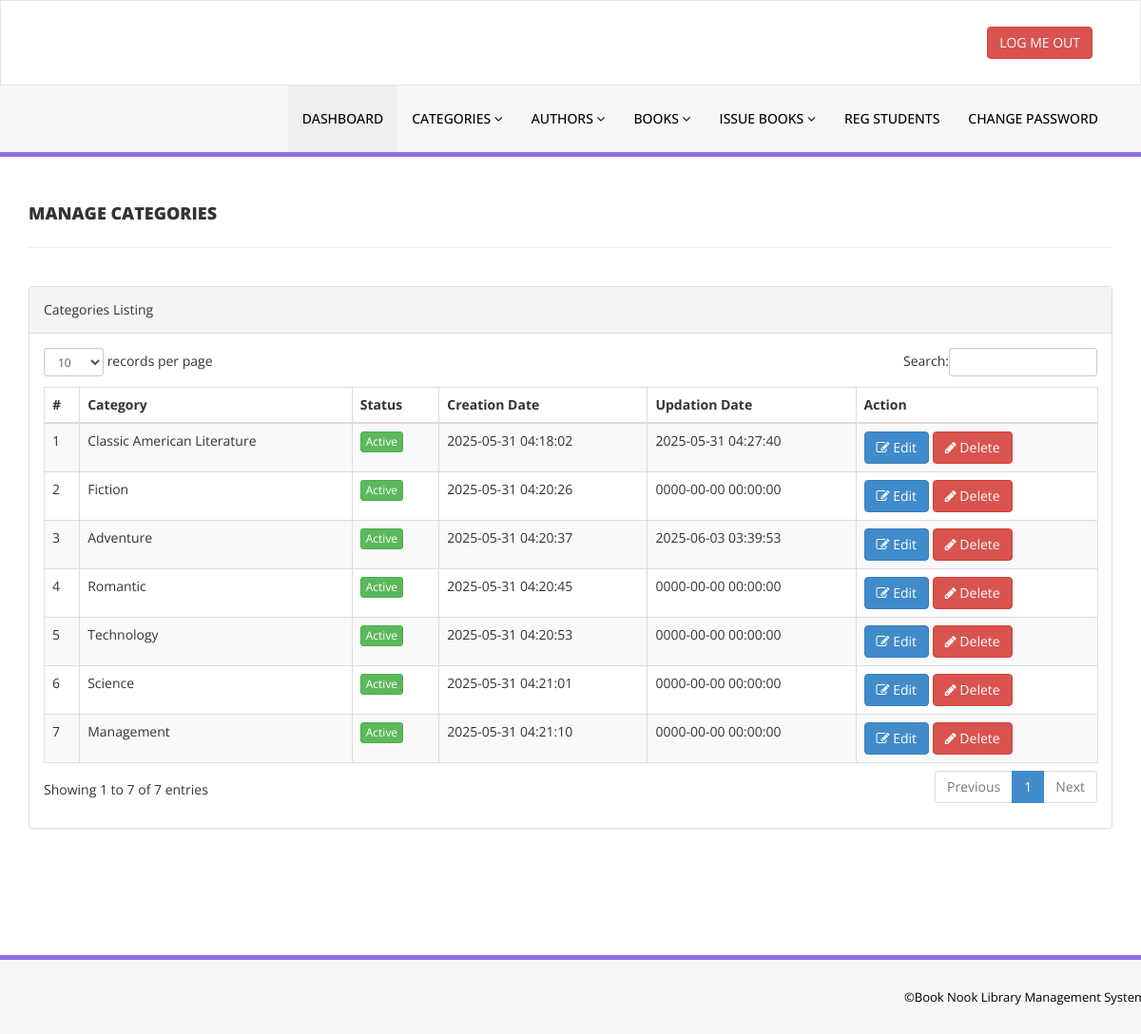
The page /library/admin/manage-categories.php (signed in) on the database its author committed.
### tables this page shows
CREATE TABLE `tblcategory` (
  `id` int(11) NOT NULL,
  `CategoryName` varchar(150) DEFAULT NULL,
  `Status` int(1) DEFAULT NULL,
  `CreationDate` timestamp NULL DEFAULT current_timestamp(),
  `UpdationDate` timestamp NULL DEFAULT '0000-00-00 00:00:00' ON UPDATE current_timestamp()
);

### library/admin/manage-categories.php (the view, shortened to what this page needs)
<?php
include('includes/config.php');
if(strlen($_SESSION['alogin'])==0)
    {
header('location:index.php');
}
else{
    ?>
<!DOCTYPE html>
<html xmlns="http://www.w3.org/1999/xhtml">
<head>
    <link href="assets/css/bootstrap.css" rel="stylesheet" />
    <link href="assets/css/font-awesome.css" rel="stylesheet" />
    <link href="assets/js/dataTables/dataTables.bootstrap.css" rel="stylesheet" />
    <link href="assets/css/style.css" rel="stylesheet" />
</head>
<body>
<?php include('includes/header.php');?>
    <div class="content-wrapper">
         <div class="container">
        <div class="row pad-botm">
            <div class="col-md-12">
                <h4 class="header-line">Manage Categories</h4>
    </div>
     <div class="row">
</div>
        </div>
            <div class="row">
                <div class="col-md-12">
                    <div class="panel panel-default">
                        <div class="panel-heading">
                           Categories Listing
                        </div>
                        <div class="panel-body">
                            <div class="table-responsive">
                                <table class="table table-striped table-bordered table-hover" id="dataTables-example">
                                    <thead>
                                        <tr>
                                            <th>#</th>
                                            <th>Category</th>
                                            <th>Status</th>
                                            <th>Creation Date</th>
                                            <th>Updation Date</th>
                                            <th>Action</th>
                                        </tr>
                                    </thead>
                                    <tbody>
<?php $sql = "SELECT * from  tblcategory";
$query = $dbh -> prepare($sql);
$query->execute();
$results=$query->fetchAll(PDO::FETCH_OBJ);
$cnt=1;
if($query->rowCount() > 0)
{
foreach($results as $result)
{               ?>
                                        <tr class="odd gradeX">
                                            <td class="center"><?php echo htmlentities($cnt);?></td>
                                            <td class="center"><?php echo htmlentities($result->CategoryName);?></td>
                                            <td class="center"><?php if($result->Status==1) {?>
                                            <a href="#" class="btn btn-success btn-xs">Active</a>
                                            <?php } else {?>
                                            <a href="#" class="btn btn-danger btn-xs">Inactive</a>
                                            <?php } ?></td>
                                            <td class="center"><?php echo htmlentities($result->CreationDate);?></td>
                                            <td class="center"><?php echo htmlentities($result->UpdationDate);?></td>
                                            <td class="center">
                                            <a href="edit-category.php?catid=<?php echo htmlentities($result->id);?>"><button class="btn btn-primary"><i class="fa fa-edit "></i> Edit</button>
                                          <a href="manage-categories.php?del=<?php echo htmlentities($result->id);?>" onclick="return confirm('Are you sure you want to delete?');"" >  <button class="btn btn-danger"><i class="fa fa-pencil"></i> Delete</button>
                                            </td>
                                        </tr>
 <?php $cnt=$cnt+1;}} ?>
                                    </tbody>
                                </table>
                            </div>
                        </div>
                    </div>
                </div>
            </div>
    </div>
    </div>
  <?php include('includes/footer.php');?>
</body>
</html>
<?php } ?>

### library/admin/assets/css/style.css (style rules this page uses)
.content-wrapper { margin-top: 40px; min-height: 800px; padding-bottom: 90px; }
.header-line { font-weight: 900; padding-bottom: 25px; border-bottom: 1px solid #eeeeee; text-transform: uppercase; }
.pad-botm { padding-bottom: 30px; }

### rows shown on the page
tblcategory: CategoryName "Classic American Literature", Status "Active", CreationDate "2025-05-31 04:18:02", UpdationDate "2025-05-31 04:27:40"
tblcategory: CategoryName "Fiction", Status "Active", CreationDate "2025-05-31 04:20:26", UpdationDate "0000-00-00 00:00:00"
tblcategory: CategoryName "Adventure", Status "Active", CreationDate "2025-05-31 04:20:37", UpdationDate "2025-06-03 03:39:53"
tblcategory: CategoryName "Romantic", Status "Active", CreationDate "2025-05-31 04:20:45", UpdationDate "0000-00-00 00:00:00"
tblcategory: CategoryName "Technology", Status "Active", CreationDate "2025-05-31 04:20:53", UpdationDate "0000-00-00 00:00:00"
tblcategory: CategoryName "Science", Status "Active", CreationDate "2025-05-31 04:21:01", UpdationDate "0000-00-00 00:00:00"
tblcategory: CategoryName "Management", Status "Active", CreationDate "2025-05-31 04:21:10", UpdationDate "0000-00-00 00:00:00"
